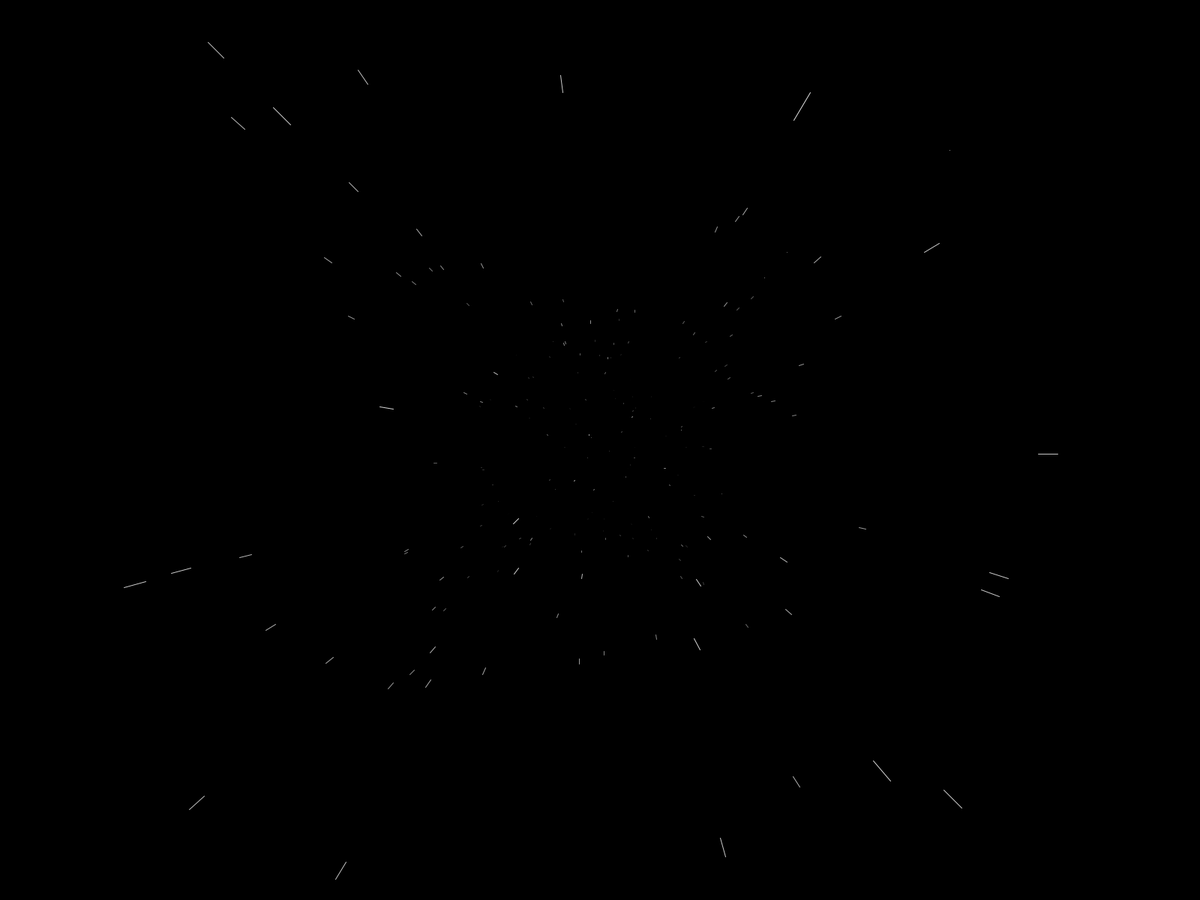
Frame 1 (no input)
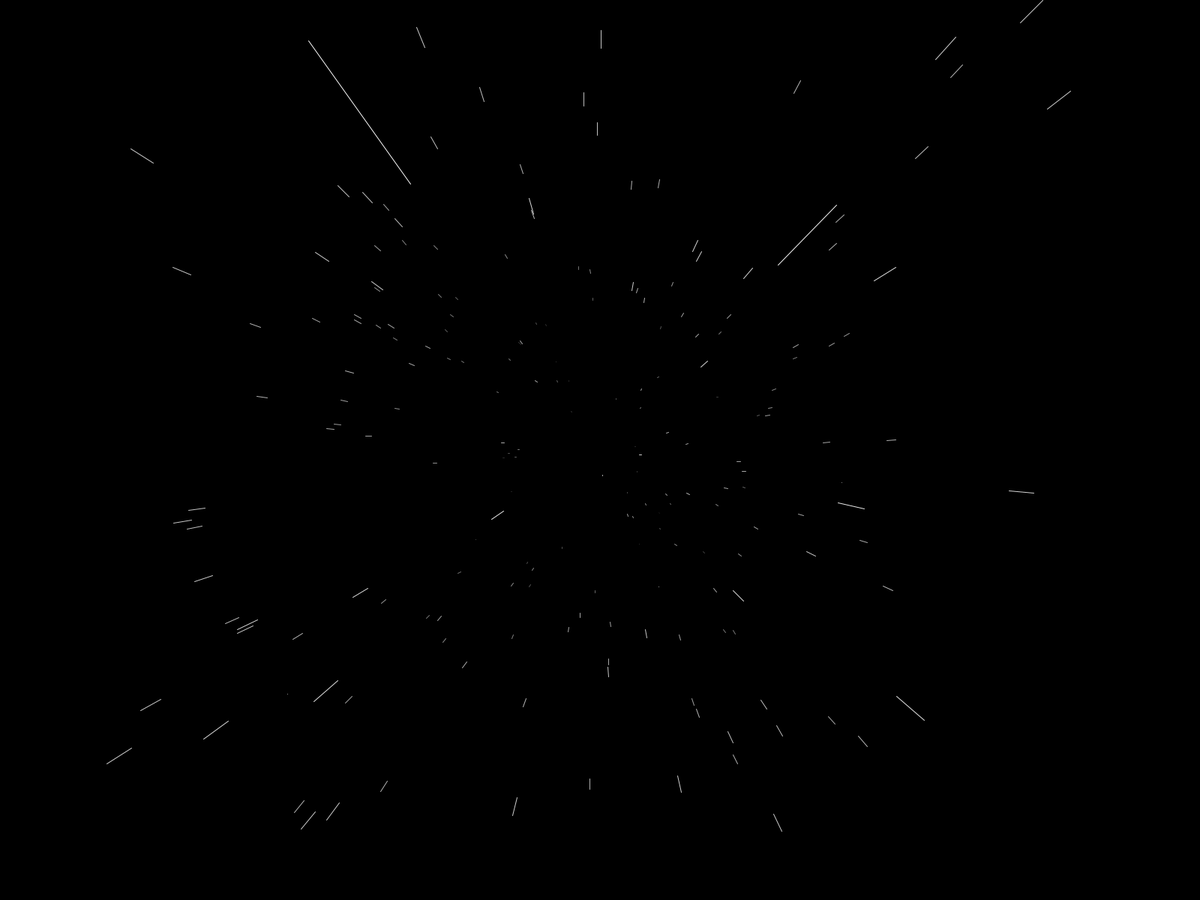
Frame 60 (the mouse pressed at the canvas centre just before this capture)
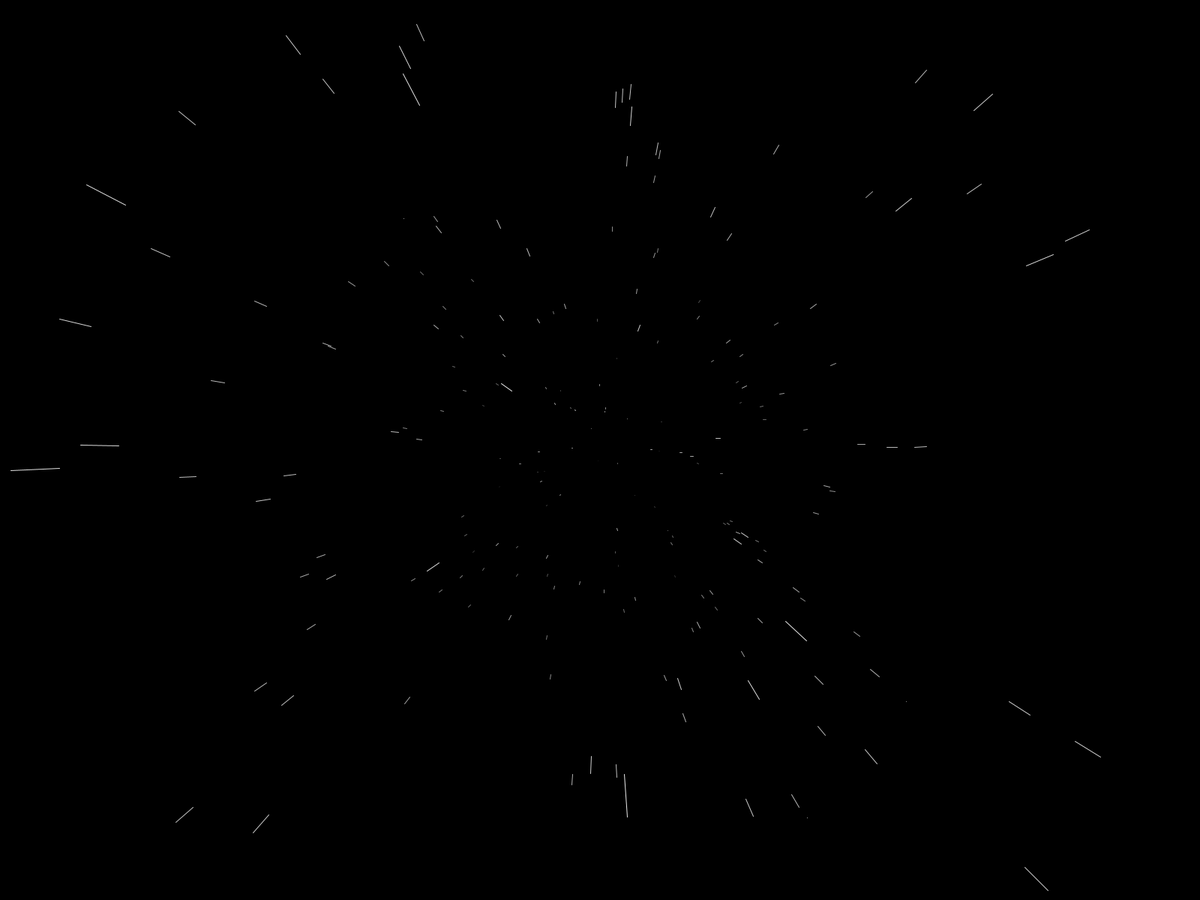
Frame 120 (the mouse held since frame 60 and released just before this capture)

The Processing sketch that drew these frames (run headless with seeded random() and noise(); from frame 60 on, the mouse is pressed at the canvas centre):

// Processing sketch: Starfield
// ── Starfield.pde
int    MAX_DEPTH  = 64;
int    STAR_NBR   = 200;
int    TARGET_FPS = 30;
String RENDERER   = JAVA2D; 

double kValue = 450.0;
double halfWidth;
double halfHeight;

Star[] stars;
PGraphics pg;

void setup() 
{
    //Display fullscreen
    fullScreen(RENDERER);

    //Create renderer
    pg = createGraphics(width,height, RENDERER);

    //Set anti-aliasing
    pg.smooth();

    //Init starlist
    stars = new Star[STAR_NBR];
    
    //Set target framerate
    frameRate(TARGET_FPS);
    
    //Begin render of frame
    pg.beginDraw();
    pg.background(0);
    //Initialize the stars
    initStars();
    pg.endDraw();
}

void draw() 
{
    //Begin render of frame
    pg.beginDraw();

    //Recalculate screen midpoint
    halfWidth  = width  / 2;
    halfHeight = height / 2;
    
    //Display framerate and "FPS graph"
    println(nf(frameRate, 3,5) + " > " + new String(new char[(int)frameRate]).replace("\0", " ") + "|");
    
    //Reset screen
    pg.background(0);

    //Iterate through stars
    for( int i = 0; i < STAR_NBR; i++)
    {
        Star star = stars[i];
        
        //Save old Z pos
        double oldZ = star.z;
        //Calculate new Z pos
        star.z -= (512 - kValue) / 100;
        
        //Calculate new front dot position
        Position posVals = CalcPos(star.x, star.y, kValue/star.z);
        
        //If star is out of the screen
        if (star.z <= 0 || (posVals.px <=0 || posVals.px >= width) || (posVals.py <= 0 || posVals.py >= height))
        {
            //Reposition star
            star = new Star(random(-2000.0, 2000.0)/100.0,
                            random(-2000.0, 2000.0)/100.0,
                            random(1, MAX_DEPTH));
            stars[i] = star;
            //Reset old Z pos
            oldZ = star.z;
            //Recalculate position
            posVals = CalcPos(star.x, star.y, kValue/star.z);
        }
        //Calculate old position
        Position oldVals = CalcPos(star.x, star.y, kValue/oldZ);
        
        //Draw star
        star.update(posVals.px, posVals.py, oldVals.px , oldVals.py, (int)((1 - star.z / MAX_DEPTH)*255));
    }
    //End frame render 
    pg.endDraw();

    //Display rendered image
    image(pg,0,0);
}

void initStars()
{
    //Set screen midpoint
    halfWidth  = width  / 2;
    halfHeight = height / 2;
    
    for( int i = 0; i < STAR_NBR; i++)
    {
        //Create new star
        Star star = new Star(random(-2000.0, 2000.0)/100.0,
                             random(-2000.0, 2000.0)/100.0,
                             random(1, MAX_DEPTH));
        //Add star to starlist
        stars[i] = star;

        //Calculate position
        double k = kValue / star.z;
        double px = star.x * k + halfWidth;
        double py = star.y * k + halfHeight;
        
        //Draw star
        star.update(px, py, px, py, (int)((1 - star.z / MAX_DEPTH)*255));
    }
}

//Calculate coordinates of a dot on a 2D pane with 3D coordinates
Position CalcPos(double origX, double origY, double k)
{
    double px = origX * k + halfWidth;
    double py = origY * k + halfHeight;
    
    return new Position(px, py);
}

//Dot position class
class Position
{
    double px;
    double py;
    
    //CTOR
    Position(double x, double y)
    {
        px = x;
        py = y;
    }
}

// ── Star.pde
class Star
{
    //Original coordinates
    double x;
    double y;
    double z;
    
    //Saved coordinates
    float spx;
    float spy;
    float sopx;
    float sopy;
    
    //CTOR
    Star(double X, double Y, double Z)
    {
        x = X;
        y = Y;
        z = Z;
        
        //Reset coords
        spx = 0;
        spy = 0;
        sopx = 0;
        sopy = 0;
    }
    
    //Update star position with given coordinates and grayscale color
    void update(double px, double py, double oldPx, double oldPy, int stroke)
    {
        //Save coordinate values
        spx = (float)px;
        spy = (float)py;
        sopx = (float)oldPx;
        sopy = (float)oldPy;
        
        //Draw new line
        pg.stroke(stroke);
        
        //USING LINE
        // pg.line(spx, spy, sopx, sopy);
        
        //USING VERTEX
        pg.beginShape();
        pg.vertex(spx, spy);
        pg.vertex(sopx, sopy);
        pg.endShape();
        
        //USING PShape
        // PShape line = pg.createShape(LINE, spx, spy, sopx, sopy);
        // pg.shape(line);
    }
}
